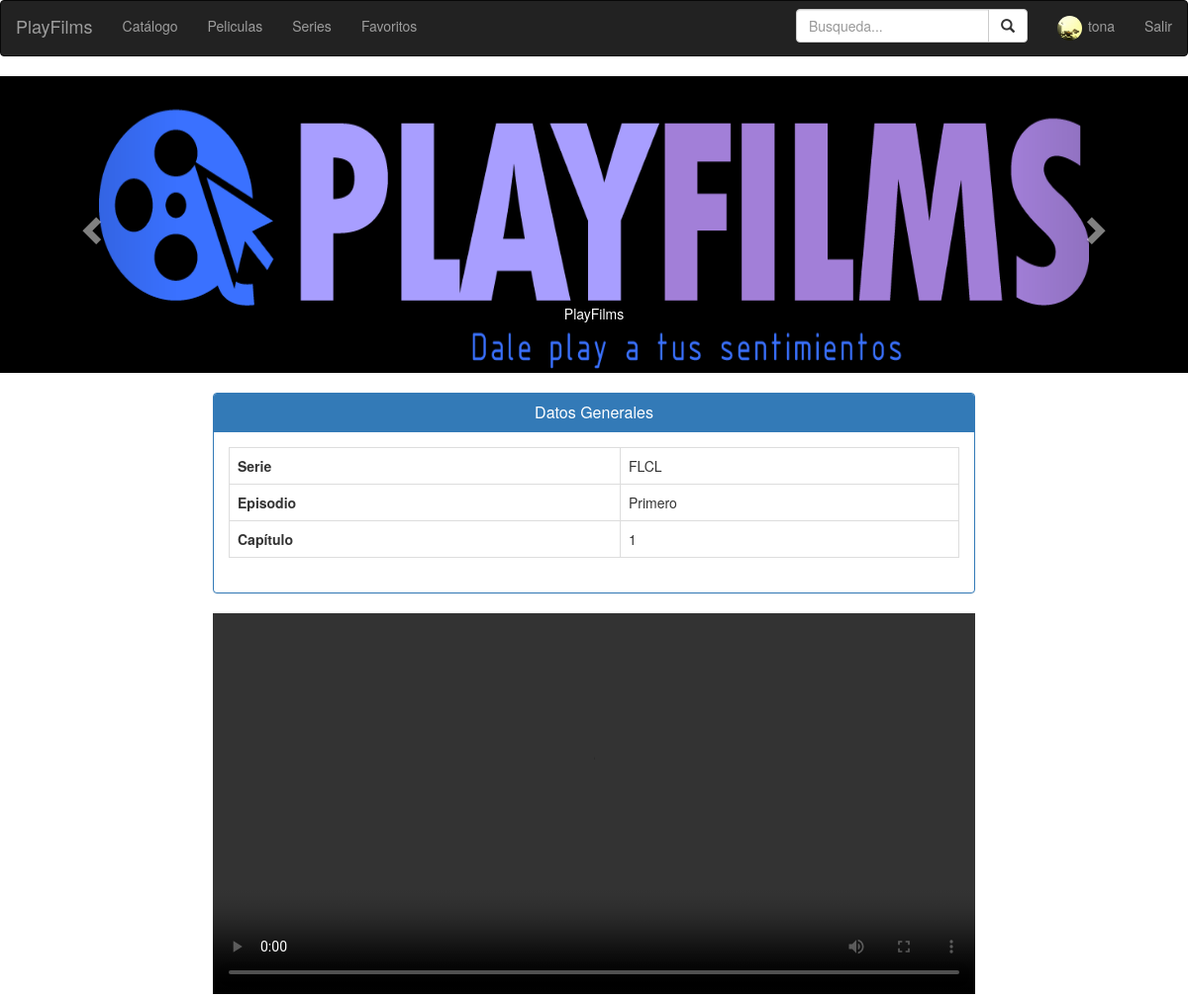
Page /catalogo/episode/2/ (signed in) on the committed database.
### userprofiles/models.py (models this page shows, shortened)
class UserProfile(models.Model):
    type_of_user_choices = (
        (1, 'Premium'),
        (2, 'Estandar')
    )
    user = models.OneToOneField(User)
    type_of_user = models.IntegerField(choices=type_of_user_choices, default=2, verbose_name='tipo de usuario')
    avatar = models.ImageField(upload_to='avatars/', blank=True, default='avatars/default_app_avatar.png')
    favorites = models.ManyToManyField(Content, through='History')
    class Meta:
        verbose_name = 'Perfil de usuario'
        verbose_name_plural = 'Perfiles de usuario'

### catalogue/models.py (models this page shows, shortened)
class Episode(models.Model):
    title = models.CharField(max_length=100, verbose_name='Titulo')
    order = models.PositiveIntegerField(verbose_name='Orden')
    episode_file = models.FileField(upload_to='content', verbose_name='Archivo del episodio')
    serie = models.ForeignKey(Content, on_delete=models.CASCADE)
    class Meta:
        verbose_name = 'Episodio'
        verbose_name_plural = 'Episodios'

class Content(models.Model):
    type_of_content_choices = (
        (1, "Pelicula"),
        (2, "Serie")
    )
    title = models.CharField(max_length=100, verbose_name='Titulo')
    content_file = models.FileField(upload_to='content', blank=True, verbose_name='archivo de video')
    score = models.FloatField(default=5, verbose_name='puntuación')
    actors = models.ManyToManyField(Actor, blank=True, verbose_name='actores')
    type_of_content = models.IntegerField(choices=type_of_content_choices, verbose_name='Tipo de contenido')
    genre = models.ForeignKey(Genre, verbose_name='Genero')
    cover = models.ImageField(upload_to='covers', blank=True, verbose_name='Portada')
    description = models.CharField(max_length=250, verbose_name='Descripcion')
    class Meta():
        ordering = ['title', 'score']
        verbose_name = verbose_name_plural = 'contenido'
    def __str__(self):
        return self.title
    def player(self):
        return """
        <video controls width="200">
          <source src="%s" type="video/mp4">
        Your browser does not support the video element.
        </video>""" % self.content_file.url
    player.allow_tags = True

### PlayFilms/mixins.py (the view)
    def wrapper(request, *args, **kwargs):
        user = request.user.userprofile
        if user.type_of_user == 2:
            return HttpResponseRedirect('/user/profile')
        else:
            return function(request, *args, **kwargs)

### PlayFilms/mixins.py (called while the page is built)
def premium_required(function):
    def wrapper(request, *args, **kwargs):
        user = request.user.userprofile
        if user.type_of_user == 2:
            return HttpResponseRedirect('/user/profile')
        else:
            return function(request, *args, **kwargs)
    return wrapper

### catalogue/views.py (called while the page is built)
def mejor_calificados():
    return Content.objects.all().order_by('-score')[0:5]

def cargar_info_usuario(request):
    is_auth = False
    username = None
    if request.user.is_authenticated():
        is_auth = True
        username = request.user.username
    data = {
        'is_auth': is_auth,
        'username': username,
    }
    return data

@login_required(login_url='/user/login/')
@premium_required
def episode_detail(request, pk):
    episode = Episode.objects.get(pk=pk)
    data = cargar_info_usuario(request)
    content = mejor_calificados()
    return render(request, 'episode.html', {'episode': episode, 'data': data, 'content':content})

### templates/episode.html (shortened to what this page needs)
{% extends 'base.html' %}
{% load staticfiles %}
{% block content %}
<link rel="stylesheet" href="{% static 'css/carousel.css' %}">
<div id="carousel1" class="carousel slide" data-ride="carousel" style='background-color: #000000;'>
  <div class="carousel-inner" role="listbox">
    <div class="item active" align="center">
      <img src="\media\avatars\logo.png" alt="PlayFilms" width="1000px">
      <div class="carousel-caption"> PlayFilms </div>
    </div>
  </div>
  <a class="left carousel-control" href="#carousel1" role="button" data-slide="prev">
    <span class="glyphicon glyphicon-chevron-left" aria-hidden="true"></span>
  </a>
  <a class="right carousel-control" href="#carousel1" role="button" data-slide="next">
    <span class="glyphicon glyphicon-chevron-right" aria-hidden="true"></span>
  </a>
  </div>
<br>
 <div class="col-md-8 col-md-offset-2">
<div class="panel panel-primary" align="center">
  <div class="panel-heading">
    <h1 class="panel-title">Datos Generales</h1>
  </div>
  <div class="panel-body">
    <table class="table table-bordered">
      <tr>
        <td><strong> Serie </strong></td>
        <td>{{ episode.serie }}</td>
      </tr>
      <tr>
        <td><strong>Episodio</strong></td>
        <td>{{ episode.title }}</td>
      </tr>
      <tr>
        <td><strong> Capítulo </strong></td>
        <td>{{ episode.order }}</td>
      </tr>
      </table>
  </div>
</div>
    <video controls width="100%">
        <source src="{{ episode.episode_file.url }}" type="video/mp4">
    </video>
  </div>
{% endblock %}

### templates/base.html (shortened to what this page needs)
{% load staticfiles %}
<!DOCTYPE html>
<html>
<head>
  <link rel="stylesheet" href="{% static 'css/bootstrap.min.css' %}">
    <link rel="stylesheet" href="{% static 'css/estilos.css' %}">
</head>
<body>
<header>
  <nav class="navbar navbar-inverse" role="navigation">
    <div class="navbar-header">
      <a class="navbar-brand" href="#">PlayFilms</a>
    </div>
    <div class="collapse navbar-collapse navbar-ex1-collapse">
      <ul class="nav navbar-nav">
        {% if data.is_auth %}
          <li><a href="{% url 'catalogue:content' %}">Catálogo</a></li>
          <li><a href="{% url 'catalogue:movies' %}">Peliculas</a></li>
          <li><a href="{% url 'catalogue:series' %}">Series</a></li>
          <li><a href="{% url 'user:favorites' %}">Favoritos</a></li>
      </ul>
      <ul class="nav navbar-nav navbar-right">
        <li>
            <a href="{% url 'user:profile' %}">
              <img src="{{ user.userprofile.avatar.url }}"  width="25px" height="25px" class="img-circle" style="margin-right: 2px;">
              {{ data.username }}
            </a>
          </li>
        <li><a href="{% url 'user:logout' %}">Salir</a></li>
      </ul>
      <form class="navbar-form navbar-right" role="search" action="{% url 'catalogue:content' %}" method="get">
        <div class="form-group">
          <form action="." method="GET" class="nav-bar-form">
            <div class="input-group">
              <input id="buscar" type="search" name="q" class="form-control" placeholder="Busqueda...">
              <div class="input-group-btn">
                <button class="btn btn-default" type="submit"><i class="glyphicon glyphicon-search"></i></button>
              </div>
            </div>
          </form>
        </div>
      </form>
        {% endif %}
    </div>
  </nav>
</header>
{% block content %}
{% endblock %}
</body>
</html>

### userprofiles/static/css/carousel.css (style rules this page uses)
.carousel-inner > .item > img { height: 300px; }

### rows in the picture
Episode: serie "FLCL", title "Primero", order "1"

### other values in the picture
{{ data.username }} "tona"
